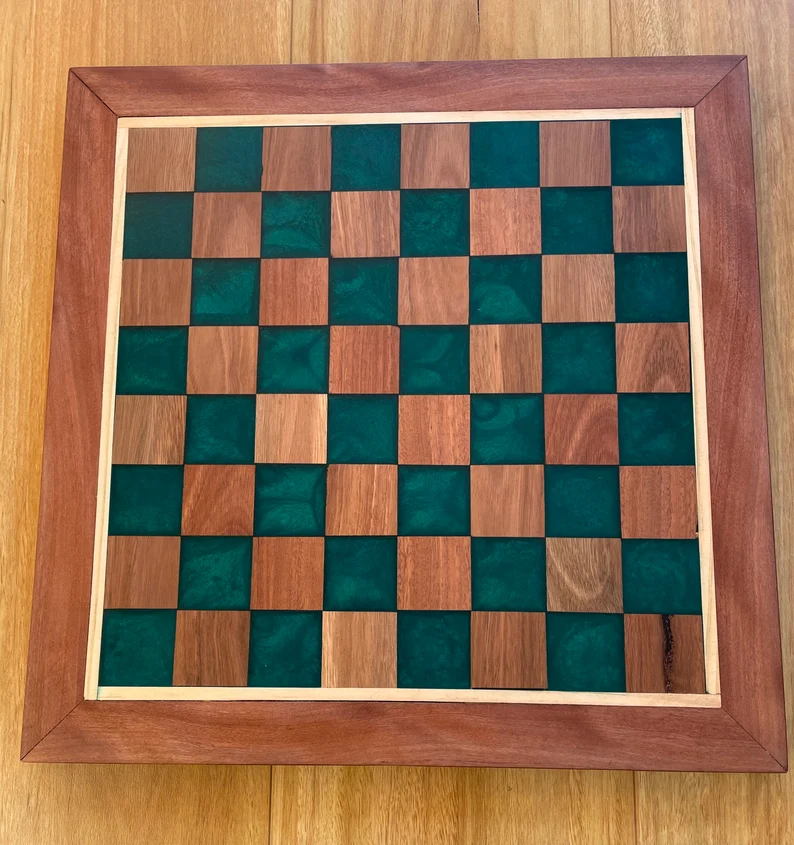
#> input picture computer-vision/data/misc/board2.png, 794 x 845 px, found by its file name
$ python extract_labels_from_game.py
#> lines starting #> are read from the running program, lines starting #| are printed output that depends on the picture; after the words box and inside, x2 and y2 are one past the last pixel; in counts of white or black regions, pixels touching at a corner belong together
#> in main, test_img is the input picture: shape (845, 794, 3); mean B, G, R 82.9, 108.9, 137.4
''' This script generates labeled data for developing classifiers for piece color and piece type.

Note: This script requires the CLI tool `pgn-extract` be installed.

The script does the following for each image/move in the user-specified `game_name` folder:
    1) Create a subdirectory `game_name/j`, where `j` represents the current move (0-indexed).
    2) Use the PGN to generate a fen string for move `j` and save it to `game_name/j/board.fen`.
    3) Use fen to create 2D grid of board state (where each cell consists of color and piece type
    if it is occupied, else '.').
    4) Align and segment (into 64 images, one per board square) the image corresponding to move j.
    5) Save each square as a single image with path `game_name/j/square.png` where `square` is the
    cell on the chessboard for that piece (e.g. `e4`).
    6) Generate two labels for each `square`, saving these in `game_name/j/labels.csv` (i.e.
    each row is of the form `square, color_label, type_label`)
        a) COLOR: 0, 1, 2; these correspond to '.', 'w', 'b') and are used for developing square
        occupancy detection using color.
        b) TYPE: 0, 1, 2, 3, 4, 5; these correspond to 'empty', 'p', 'q', 'b', 'n', 'r' and are
        used for developing piece classification capability.

This script assumes all images are taken with `a1` corresponding to the bottom left corner of
the board in the image.
'''

from pathlib import Path
import os
import subprocess
import cv2 as cv
import numpy as np
import matplotlib.pyplot as plt

def get_board_corners(calibration_img):
    # TODO: Update this to actually return corners

    # resize image
    dim = (480, 480)
    calibration_img = cv.resize(calibration_img, dim, interpolation = cv.INTER_AREA)
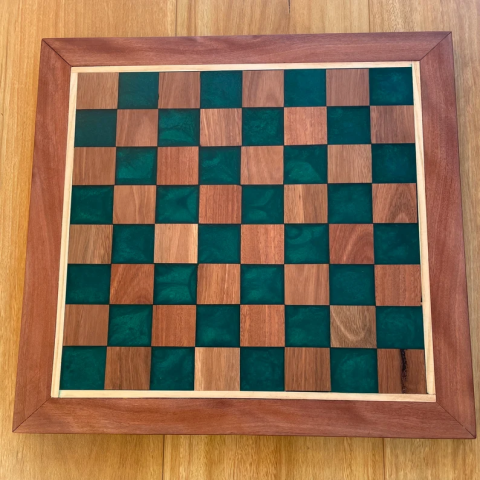
#> calibration_img: shape (480, 480, 3); mean of channels 0, 1, 2 82.9, 108.9, 137.4; drawn as B, G, R

    # convert img to grayscale
    gray = cv.cvtColor(calibration_img, cv.COLOR_BGR2GRAY)
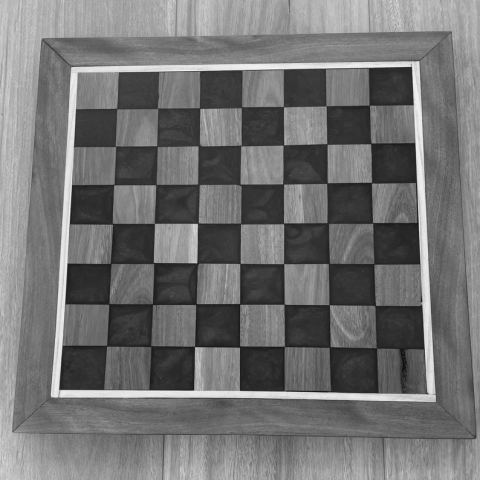
#> gray: shape (480, 480); min 15, max 243, mean 114.4

    # blur image
    blur = cv.GaussianBlur(gray, (3,3), 0)

    # do otsu threshold on gray image
    thresh = cv.adaptiveThreshold(blur, 255, cv.ADAPTIVE_THRESH_GAUSSIAN_C, cv.THRESH_BINARY, 151, 2)
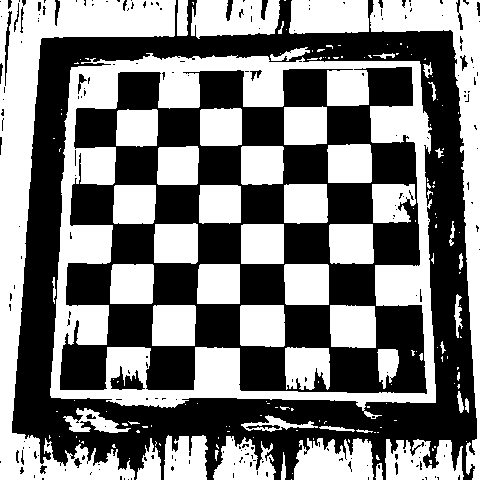
#> thresh: shape (480, 480); 48.7% white; 168 white regions (111 under 20 px), largest, box (x1, y1, x2, y2) and area: (50, 53, 436, 419) 31000, (0, 0, 176, 480) 20030, (370, 0, 480, 480) 9300
    # thresh = cv.threshold(blur, 0, 255, cv.THRESH_BINARY+cv.THRESH_OTSU)[1]

    cv.imshow('Thresh', thresh)

    # apply morphology
    kernel = np.ones((2,2), np.uint8)
    morph = cv.morphologyEx(thresh, cv.MORPH_CLOSE, kernel)
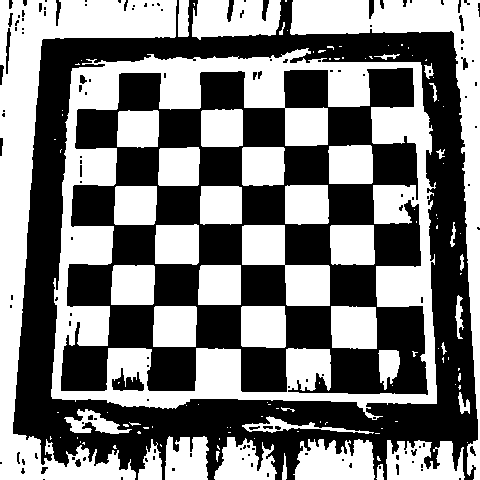
#> morph: shape (480, 480); 49.1% white; 122 white regions (77 under 20 px), largest, box (x1, y1, x2, y2) and area: (51, 48, 437, 420) 36506, (0, 0, 177, 480) 20702, (290, 0, 480, 480) 11685
    morph = cv.morphologyEx(morph, cv.MORPH_OPEN, kernel)
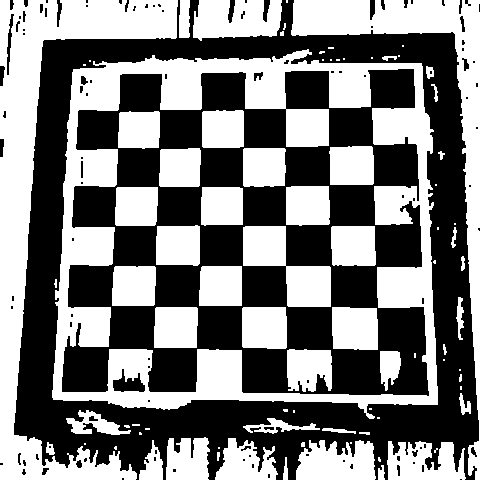
#> morph: shape (480, 480); 48.9% white; 84 white regions (37 under 20 px)

    cv.imshow('Morph', morph)

    # get largest contour
    contours = cv.findContours(morph, cv.RETR_EXTERNAL, cv.CHAIN_APPROX_SIMPLE)
#> contours = 65 contours, 42 with area under 20; largest, box (x1, y1, x2, y2) and area: (52, 49, 438, 419) 125518, (0, 0, 178, 480) 20648, (291, 0, 480, 480) 10810, (193, 0, 282, 41) 2781, (296, 440, 376, 480) 2416

    contours = contours[0] if len(contours) == 2 else contours[1]

    for i in range(len(contours)):
        cv.drawContours(calibration_img, contours, i, (0,0,255), 2)
#> this loop made 65 passes
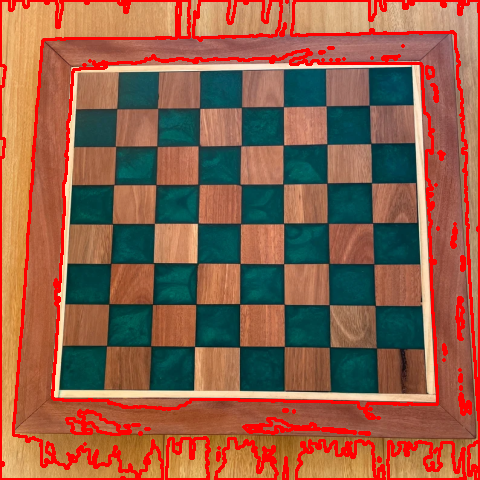
#> calibration_img: shape (480, 480, 3); 10.03% of pixels changed, all inside (x1, y1, x2, y2) = (0, 0, 480, 480); drawn as B, G, R

    area_thresh = 0
    for c in contours:
        area = cv.contourArea(c)
        if area > area_thresh:
            area_thresh = area
            max_cnt = cv.approxPolyDP(c, 0.01*cv.arcLength(c, True), True)
#> this loop made 65 passes
#> (area, area_thresh, max_cnt) on pass 56: (125518.5, 125518.5, [[421, 63], [73, 69], [53, 399], [437, 404]])
#> (area, area_thresh) on passes 1, 11, 12, 13: (58, 58), (63, 63), (2129.5, 2129.5), (2416.5, 2416.5)
#> after the loop, area_thresh = 125518.5
    if max_cnt is None:
        raise ValueError("No rectangle detected in image.")

    print(max_cnt)
#| [[[421  63]]
#|  [[ 73  69]]
#|  [[ 53 399]]
#|  [[437 404]]]

    # Draw all max contour points
    for i in range(len(max_cnt)):
        cv.drawContours(calibration_img, max_cnt, i, (255,0,0), 6)
#> this loop made 4 passes
#> calibration_img: shape (480, 480, 3); 0.05% of pixels changed, all inside (x1, y1, x2, y2) = (50, 60, 441, 408)

    cv.imshow('max_cnt points', calibration_img)

    # If max_rect has more than four points, extract a rectangle from it.
    if max_cnt.shape[0] > 4:
        max_cnt = extract_rect_from_contour(max_cnt)

    for i in range(len(max_cnt)):
        cv.drawContours(calibration_img, max_cnt, i, (0,255,0), 3)
#> calibration_img: shape (480, 480, 3); mean of channels 0, 1, 2 74.1, 96, 144.6

    cv.imshow('board corners', calibration_img)
    cv.waitKey()

    return max_cnt

# [6 lines left out: function extract_rect_from_contour, not called in this run]

def compute_img_trans_matrix(calibration_img):
    return None, None, None
    # [32 lines of commented-out code are left out]

# [62 lines left out: functions align_img, segment_image, get_2d_grid, get_labels, save_img_and_labels, not called in this run]

def get_fens(game_path):
    result = subprocess.run(['pgn-extract', "--quiet", "-Wepd", game_path],
                            stdout=subprocess.PIPE, check=True)
    return [fen for fen in result.stdout.decode('utf-8').split('\n') if len(fen) != 0]

def main():
    '''Main code to iterate over images from a specified game.

    Creates a directory for each move in the game and produces labeled cells for each move to be
    to develop piece color classifier and piece type classifier.
    '''

    # cwd = os.getcwd()
    image_path = "..\misc\\board2.png"
    test_img = cv.imread(image_path)
    get_board_corners(test_img)

    # Prompt user for game name until they provide a dir name that already exists.
    game_name = None
    while not game_name:
        game_name = input("Please name this game: ")
        path = Path(os.getcwd() + '/' + game_name)
        if not path.exists():
            print("Please use a directory name that already exists.")
            game_name = None
#> this loop made 1 pass; the answer given on pass 1: ../raspbturk_dataset/1/0/1481229043.jpg

    # Build list of fens using pgn-extract
    print(f"{path.__str__()}/{game_name}.pgn")
    fens =  get_fens(game_path=f"{path.__str__()}/{game_name}.pgn")

    image_paths = list(path.glob("*.png"))

    if not fens or not image_paths:
        return

    # Compute/set metadata for aligning and segmenting image up front based on first board image
    test_img = cv.imread(image_paths[0])
    trans_mat, max_w, max_h = compute_img_trans_matrix(test_img)
    board_size = 8
    img_dim = (800, 800)
    sq_size = img_dim[0] / 8

    for j, (image_path, fen) in enumerate(zip(image_paths, fens)):
        # Create directory for move j
        try:
            # TODO: see about a better way of doing this
            os.mkdir(Path(path.__str__() + f'/{j}').__str__())
        except:
            raise ValueError("Error with creating save dir")

        print(os.path.basename(image_path))
        curr_board_img = cv.imread(image_path)

        # Write fen to `board.fen`
        with open(f'{path.__str__()}/board.fen', mode='w') as file:
            file.write(fen)

        aligned_img = align_img(curr_board_img, trans_mat, max_w, max_h, img_dim)
        img_arr_2d = segment_image(aligned_img, board_size, sq_size)
        board_2d = get_2d_grid(fen)

        move_path = f"{path.__str__()}/{j}"

        # Set up output .csv file
        with open(f"{move_path}/labels.csv", "a") as file:
            file.write(f"{square}, {color_label}, {type_label}")

        for row in range(8):
            for col in range(8):
                color_label, type_label = get_labels(board_2d[row][col])
                save_img_and_labels(move_path, row, col, img_arr_2d[row][col], color_label,
                                                                               type_label)

if __name__ == '__main__':
    main()
#> (the call stopped at in get_fens, `result = subprocess.run(['pgn-extract', "--quiet", "-Wepd", game_path]..`: subprocess is not available in this run)
